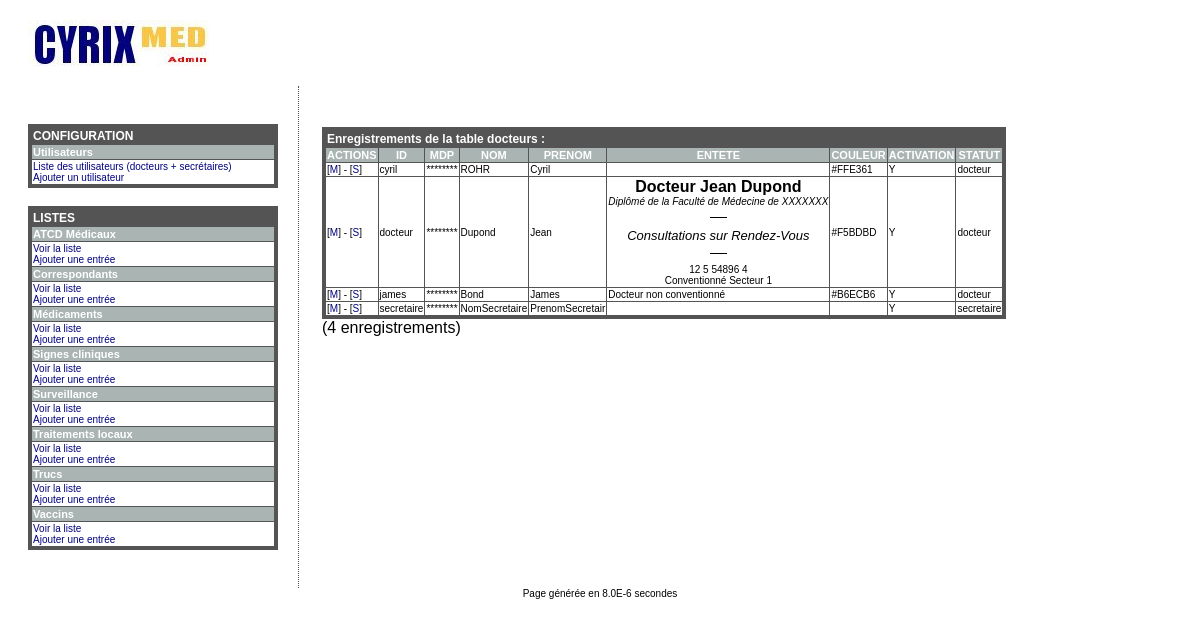
Screenshot of /admin/docteurs.php?table=docteurs (signed in) with the database file from the repository.
### tables this page shows
CREATE TABLE `idoc_docteurs` (
  `id` varchar(15) NOT NULL default '',
  `mdp` varchar(15) NOT NULL default '',
  `nom` varchar(15) NOT NULL default '',
  `prenom` varchar(15) NOT NULL default '',
  `entete` text NOT NULL,
  `couleur` varchar(10) NOT NULL default '',
  `sauv_medic` text NOT NULL,
  `sauv_medicald` text NOT NULL,
  `activation` enum('Y','N') NOT NULL default 'N',
  `statut` enum('docteur','secretaire') NOT NULL default 'docteur',
  UNIQUE KEY `id` (`id`)
) TYPE=MyISAM;

### admin/docteurs.php (the view, shortened to what this page needs)
<?php
include_once "header.inc.php";
if (isset($_GET["q"])) { $q=$_GET["q"]; } elseif(isset($_POST["q"])) { $q=$_POST["q"]; } else { $q=""; }
$champsDocteur=array(
		"docteurs"=>array("id","mdp","nom","prenom","entete","couleur","activation","statut")
		);
if (!isset($_GET["table"])) {
	echo "<p class=\"erreur\">Erreur ! La page n'a pas été appelée avec les bons paramètres.</p>";
} else {
	$table=$_GET["table"];
	$table_utilisee="idoc_"."$table"."";
	switch($q) {
				?>
		<?php
		default:
		$champs=$champsDocteur;
		$ordre=$champs["$table"]["0"];
		$select=mysql_query("select * from $table_utilisee order by $ordre ASC");
		$nb_enregistrements=mysql_num_rows($select);
		?>
		<table border="0" cellspacing="1" class="adminTable">
			<tr><td colspan="<?=(sizeof($champs[$table])+1)?>">Enregistrements de la table <?=$table?> :</td></tr>
			<tr align="center"><td class="adminHeader"><b>ACTIONS</b></td>
			<?php
			$nb_champs=sizeof($champs["$table"]);
			while(list($k,$nom_champ)=each($champs["$table"])) {
				$nom_champ_maj=strtoupper($nom_champ);
				echo "<td class=\"adminHeader\"><b>$nom_champ_maj</b></td>";
			}
			?>
			</tr>
		<?php
		while ($res=mysql_fetch_array($select)) {
			echo "<tr><td class=\"adminTD\">[<a href=\"".$_SERVER["PHP_SELF"]."?table=$table&q=Modifier&id=$res[id]\">M</a>] - [<a href=\"javascript:confirmation('".$_SERVER["PHP_SELF"]."?table=$table&q=Supprimer&id=$res[id]');\">S</a>]</td>";
			$i=0;
			while($i<$nb_champs) {
				$nom_champ=$champs["$table"]["$i"];
				if ($nom_champ=="mdp") {
					echo "<td class=\"adminTD\">********</td>";
				} else {
					echo "<td class=\"adminTD\">".$res["$nom_champ"]."</td>";
				}
				$i++;
			}
			echo "</tr>";
		}
		?>
		</table>
		(<?=$nb_enregistrements?> enregistrements)
		<?php
		break;
	}
}
include_once "footer.inc.php";
?>

### admin/style.css (style rules this page uses)
A { text-decoration:none; color:navy; }
body { background-color : white; font-size:10px; font-family: Verdana, Arial, Helvetica; }
.adminTable { background-color: #545454; color: white;border:0;width:100%;padding:3;font-weight:bold;font-size:12px;font-family: Verdana, Arial, Helvetica; }
.adminHeader { font-size: 11px; font-weight:bold;color:white;background-color:#A9B4B3; }
.adminTD { background-color:white;color:black;font-size:10px;font-weight:normal; }

### rows the page displays
idoc_docteurs: id "cyril", nom "ROHR", prenom "Cyril", couleur "#FFE361", activation "Y", statut "docteur"
idoc_docteurs: id "docteur", nom "Dupond", prenom "Jean", entete "Docteur Jean Dupond Diplômé de la Faculté de Médecine de XXXXXXX Consultations sur Rendez-Vous 12 5 54896 4 Conventionné Secteur 1", couleur "#F5BDBD", activation "Y", statut "docteur"
idoc_docteurs: id "james", nom "Bond", prenom "James", entete "Docteur non conventionné", couleur "#B6ECB6", activation "Y", statut "docteur"
idoc_docteurs: id "secretaire", nom "NomSecretaire", prenom "PrenomSecretair", activation "Y", statut "secretaire"

### other values shown
$table "docteurs"
$nom_champ_maj "ID"
$nom_champ_maj "MDP"
$nom_champ_maj "NOM"
$nom_champ_maj "PRENOM"
$nom_champ_maj "ENTETE"
$nom_champ_maj "COULEUR"
$nom_champ_maj "ACTIVATION"
$nom_champ_maj "STATUT"
$nb_enregistrements "4"
